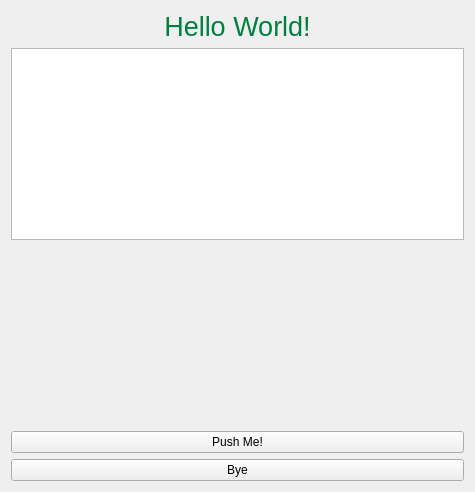
<?xml version="1.0" encoding="UTF-8"?>
<ui version="4.0">
 <class>TestForm</class>
 <widget class="QWidget" name="TestForm">
  <property name="geometry">
   <rect>
    <x>0</x>
    <y>0</y>
    <width>475</width>
    <height>492</height>
   </rect>
  </property>
  <property name="windowTitle">
   <string>Form</string>
  </property>
  <layout class="QVBoxLayout" name="verticalLayout">
   <item>
    <widget class="QLabel" name="label">
     <property name="font">
      <font>
       <weight>50</weight>
       <bold>false</bold>
      </font>
     </property>
     <property name="text">
      <string>&lt;!DOCTYPE HTML PUBLIC &quot;-//W3C//DTD HTML 4.0//EN&quot; &quot;http://www.w3.org/TR/REC-html40/strict.dtd&quot;&gt;
&lt;html&gt;&lt;head&gt;&lt;meta name=&quot;qrichtext&quot; content=&quot;1&quot; /&gt;&lt;style type=&quot;text/css&quot;&gt;
p, li { white-space: pre-wrap; }
&lt;/style&gt;&lt;/head&gt;&lt;body style=&quot; font-family:'Lucida Grande'; font-size:13pt; font-weight:400; font-style:normal;&quot;&gt;
&lt;p style=&quot; margin-top:0px; margin-bottom:0px; margin-left:0px; margin-right:0px; -qt-block-indent:0; text-indent:0px;&quot;&gt;&lt;span style=&quot; font-size:20pt; color:#008040;&quot;&gt;Hello World!&lt;/span&gt;&lt;/p&gt;&lt;/body&gt;&lt;/html&gt;</string>
     </property>
     <property name="alignment">
      <set>Qt::AlignCenter</set>
     </property>
    </widget>
   </item>
   <item>
    <widget class="QListWidget" name="list1"/>
   </item>
   <item>
    <spacer name="verticalSpacer">
     <property name="orientation">
      <enum>Qt::Vertical</enum>
     </property>
     <property name="sizeHint" stdset="0">
      <size>
       <width>20</width>
       <height>88</height>
      </size>
     </property>
    </spacer>
   </item>
   <item>
    <widget class="QPushButton" name="button2">
     <property name="text">
      <string>Push Me!</string>
     </property>
    </widget>
   </item>
   <item>
    <widget class="QPushButton" name="button1">
     <property name="text">
      <string>Bye</string>
     </property>
    </widget>
   </item>
  </layout>
 </widget>
 <resources/>
 <connections/>
</ui>
